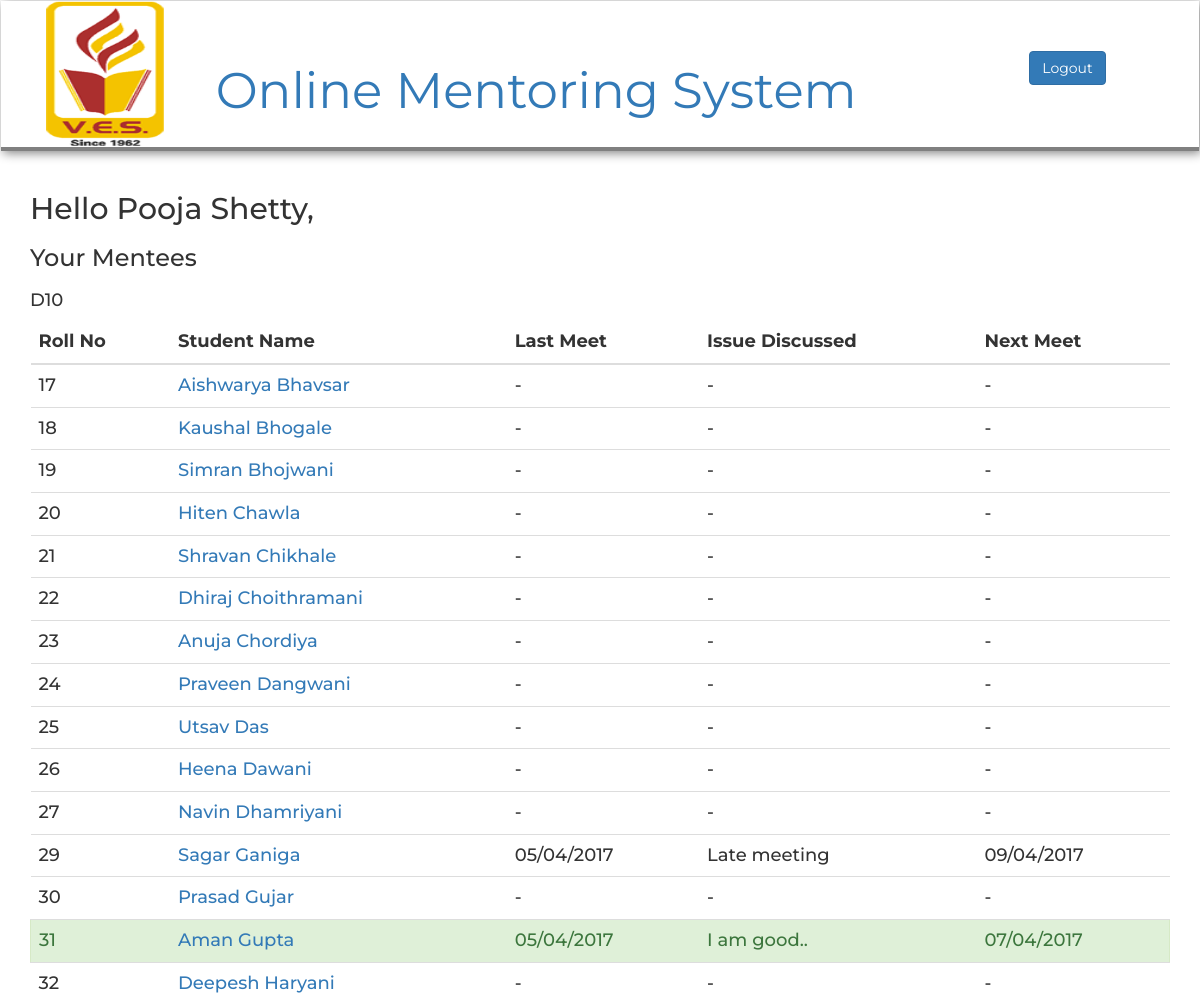
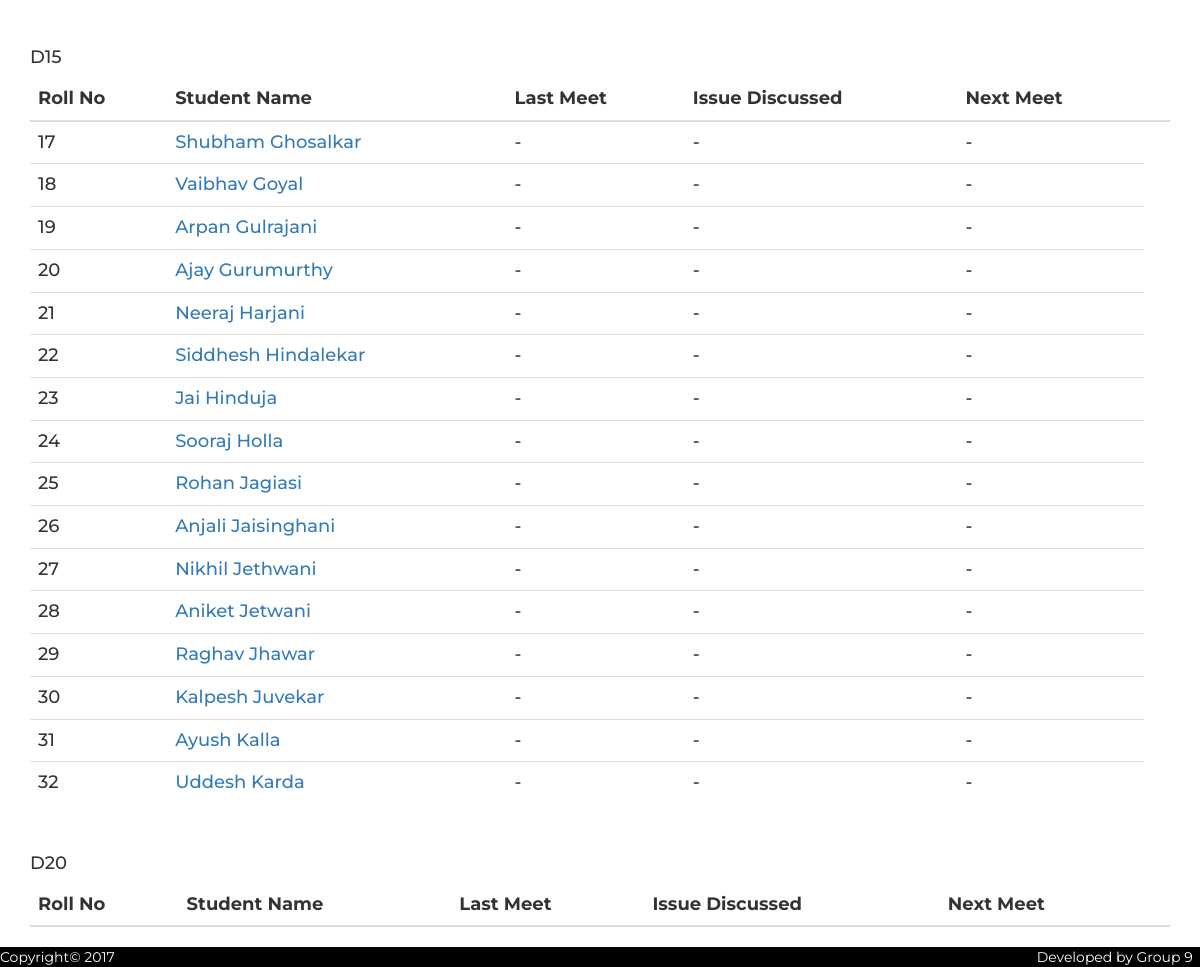
Page /html/mentorpage.php (signed in) on the committed database (2 pictures, top to bottom).
### tables this page shows
CREATE TABLE `mentor` (
  `email` varchar(30) NOT NULL,
  `name` varchar(30) NOT NULL,
  `password` varchar(20) NOT NULL,
  `id` int(11) NOT NULL
);

CREATE TABLE `log_record` (
  `email` varchar(40) DEFAULT NULL,
  `prev_meet` date DEFAULT NULL,
  `issue` varchar(100) DEFAULT NULL
);

CREATE TABLE `next_meet` (
  `email` varchar(40) NOT NULL,
  `next_meet` date DEFAULT NULL
);

### html/mentorpage.php (the view, shortened to what this page needs)
<!DOCTYPE html>
<html lang="en">
<head>
	<link rel="stylesheet" href="../bootstrap/css/bootstrap.min.css">
	<link href="../css/header.css" rel="stylesheet">
  <link rel="stylesheet" href="../css/footer.css">
</head>
<body>
<?php require 'header.php';
    require '../php/dp.php';
    $query = "Select name from mentor where email = '".$_SESSION['email']."'";
    $res = mysqli_query($con,$query);
    if(!$res)
    {
       header('Location:logform2.php');
    }
    else
    {
      $a = mysqli_fetch_assoc($res);
      $name = $a['name'];
    }
    function return_tuples($clss,$con)
    {
      $query = "Select email,roll_no,name from mentee where mentor = '".$_SESSION['email']."' and class='".$clss."' order by roll_no";
      $res = mysqli_query($con,$query);
      $ar1 = array();
      $ar2 = array();
      $ar3 = array();
      while ($row = $res->fetch_array())
      {
           $ar1[] = $row['email'];
           $ar2[] = $row['roll_no'];
           $ar3[] = $row['name'];
      }
      for($i=0;$i<sizeof($ar1);$i++)
      {
        $roll = $ar2[$i];
        $email = $ar1[$i];
        $name = $ar3[$i];
        $q1 = "select * from log_record where email = '".$email."' order by prev_meet desc limit 1";
        $q2 = "select * from next_meet where email = '".$email."' order by next_meet";
        $res1 = mysqli_query($con,$q1);
        $res2 = mysqli_query($con,$q2);
        if(mysqli_num_rows($res1)==0)
        {
          $nm = "-";
          $pm = "-";
          $is = "-";
        }
        else
        {
            $row = $res1->fetch_array();
            $pm =  $row['prev_meet'];
            $day = substr($pm,8,2);
            $month = substr($pm,5,2);
            $year = substr($pm,0,4);
            $pm = $day."/".$month."/".$year;
            $is =  $row['issue'];
        }
        $addclass = "";
        if(mysqli_num_rows($res2)==0)
        {
            $nm = "-";
        }
        else
        {
            $row = $res2->fetch_array();
            $nm1 =  $row['next_meet'];
            $day = substr($nm1,8,2);
            $month = substr($nm1,5,2);
            $year = substr($nm1,0,4);
            $nm = $day."/".$month."/".$year;
            if(!mysqli_num_rows($res1)==0)
            {
                $curdate = new DateTime('now');
                $nextdate = new DateTime($nm1);
                $interval = date_diff($curdate,$nextdate);
                $days = $interval->format("%a");
                if($days<3 && $days>0)
                {
                  $addclass = "class=\"alert alert-success\"";
                }
            }
        }
        echo "<tr ".$addclass."><td>".$roll.'</td><td><a href="profile.php?email='.$email.'">'.$name."</a></td><td>".$pm."</td><td>".$is."</td><td>".$nm."</td></tr>";
      }
    }
?>
<div class="container">
  <h2>Hello <?php echo $name ?>,</h2>
  <h3>Your Mentees<h3>
<h4>D10<h4>
  <table class="table">
    <thead>
      <tr>
        <th>Roll No</th>
        <th>Student Name</th>
        <th>Last Meet</th>
        <th>Issue Discussed</th>
		    <th>Next Meet</th>
      </tr>
    </thead>
    <tbody>
 <?php   return_tuples("D10",$con);  ?>
    </tbody>
  </table>
  <br>
  <h4>D15<h4>
  <table class="table">
    <thead>
      <tr>
        <th>Roll No</th>
        <th>Student Name</th>
        <th>Last Meet</th>
        <th>Issue Discussed</th>
		    <th>Next Meet<th>
      </tr>
    </thead>
    <tbody>
    <?php   return_tuples("D15",$con); ?>
    </tbody>
  </table>
  <br>
  <h4>D20<h4>
  <table class="table">
    <thead>
      <tr>
        <th>Roll No</th>
        <th>Student Name</th>
        <th>Last Meet</th>
        <th>Issue Discussed</th>
		    <th>Next Meet<th>
      </tr>
    </thead>
  </table>
</div>
<?php require'footer.php' ?>
</body>
</html>

### html/header.php (shortened to what this page needs)
<div class="wrapper">
<nav class="navbar">
<div class="container-fluid">
	<div class="row header_row">
		<div class="col-md-2 col-sm-2 o">
			<img src="../img/logo.png" class="logo">
		</div>
		<div class="col-md-7 col-sm-7  o heading">
			<div class="navbar-header">
	      			<a class="navbar-brand heading" href="#">Online Mentoring System</a>
	    	</div>
		</div>
		<div class="col-md-2 col-md-offset-1 col-sm-2 col-sm-offset-1 logout">
			<div class="collapse navbar-collapse" id="myNavbar">
				<form action="#" method="POST">
					<button class="btn btn-default btn-primary" id="logoutbtn" name="logout">Logout</button>
				</form>
			</div>
		</div>
	</div>
</div>
</nav>

### html/footer.php
<div class="push"></div>
</div>
<div class="footer">
	<span class="copyright">
	 Copyright&copy 2017
	</span>
	<span class="developed">
		Developed by Group 9&nbsp&nbsp
	</span>
 </div>

### css/header.css (style rules this page uses)
.header_row { height: 150px; border-bottom: 4px solid grey; box-shadow: 2px 2px 10px grey; }
.o { height: 100%; }
.logo { height: 100%; width: 70%; margin: 0 30px; }
.heading { font-size: 50px; text-align : center; line-height: 150px; }
body { font-family: 'Montserrat', sans-serif; }
.logout { text-align: center; }
#logoutbtn { display: none; margin-top : 50px; }

### css/footer.css (style rules this page uses)
.wrapper { min-height: 100%; margin-bottom: -20px; }
.footer, .push { height: 20px; }
.footer { background-color: black; }
.copyright { color: white; }
.developed { float : right; color : white; }
html,body { height: 100%; }

### rows in the picture
mentor: name "Pooja Shetty"
log_record: prev_meet "05/04/2017", issue "Late meeting"
next_meet: next_meet "09/04/2017"
log_record: prev_meet "05/04/2017", issue "I am good.."
next_meet: next_meet "07/04/2017"

### other values in the picture
$roll "17"
$name "Aishwarya Bhavsar"
$pm "-"
$is "-"
$nm "-"
$roll "18"
$name "Kaushal Bhogale"
$roll "19"
$name "Simran Bhojwani"
$roll "20"
$name "Hiten Chawla"
$roll "21"
$name "Shravan Chikhale"
$roll "22"
$name "Dhiraj Choithramani"
